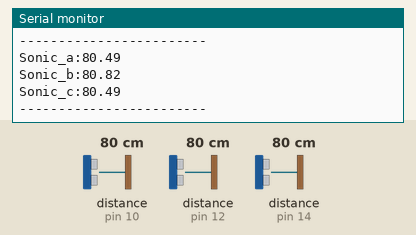
This sketch was run on a simulated Arduino Uno, built with avr-gcc and run on an emulated ATmega328P. Shown: the last lines printed to the serial monitor. Wiring (inferred from the names in the program): 3 × ultrasonic range finder: trigger pin 11, echo pin 10 / trigger pin 13, echo pin 12 / trigger pin 15, echo pin 14. Inputs (shaded band) come from the test bench; at power-on: distance to the obstacle (sensors on pin 10, pin 12, pin 14) 80 cm. The echo pulse lasts 58.3 µs per cm.

Above: at 1.3 s.
1.4 s: distance to the obstacle (sensor on pin 10) set to 2 cm
At 1.87 s:
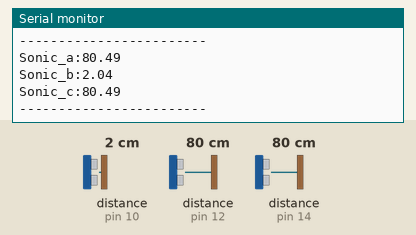
2.9 s: distance to the obstacle (sensor on pin 12) set to 2 cm
At 3.4 s:
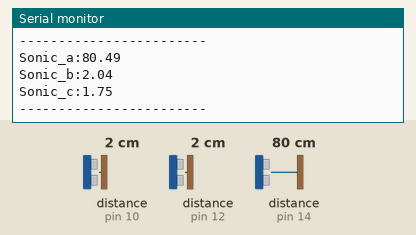
4.4 s: distance to the obstacle (sensor on pin 14) set to 2 cm
At 4.92 s:
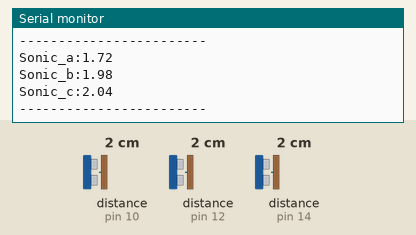
5.9 s: distance to the obstacle (sensor on pin 10) set to 4 cm
At 6.43 s:
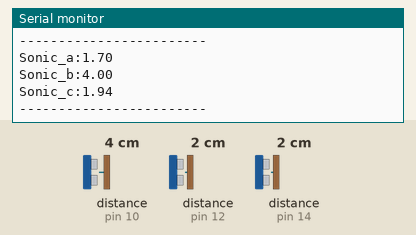
7.4 s: distance to the obstacle (sensor on pin 12) set to 4 cm
At 7.95 s:
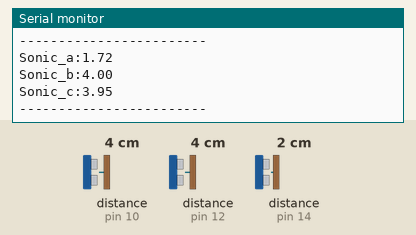
8.9 s: distance to the obstacle (sensor on pin 14) set to 4 cm
Timing chart, 0 to 11.4 s (numbered marks = the images above; inputs shaded):
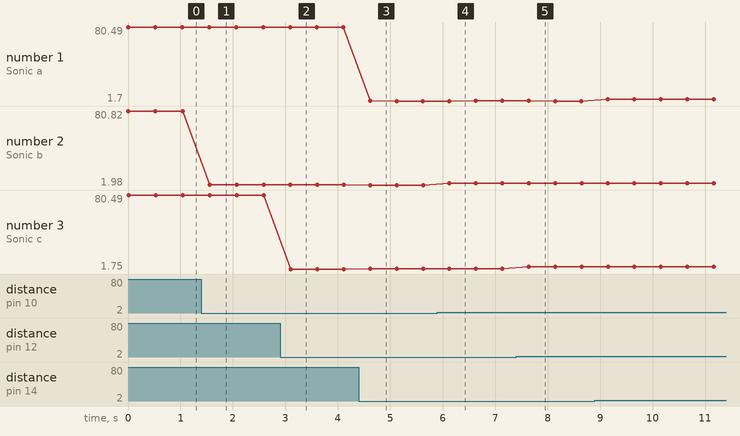

Measured:
- after the input at 1.4 s, the serial monitor: prints a new line after 0.16 s (image 1)
- after the input at 2.9 s, the serial monitor: prints a new line after 0.20 s (image 2)
- after the input at 4.4 s, the serial monitor: prints a new line after 0.22 s (image 3)
- after the input at 5.9 s, the serial monitor: prints a new line after 0.23 s (image 4)
- after the input at 7.4 s, the serial monitor: prints a new line after 0.24 s (image 5)
- plotted number 1: 80.49 → 1.7 after the input at 4.4 s, 1.7 → 3.72 after the input at 8.9 s
- plotted number 2: 80.82 → 2.04 after the input at 1.4 s, 2.04 → 1.98 after the input at 4.4 s, 1.98 → 4 after the input at 5.9 s
- plotted number 3: 80.49 → 1.75 after the input at 2.9 s, 2.04 → 1.94 after the input at 5.9 s, 1.94 → 3.95 after the input at 7.4 s

The sketch:

Ultrasonic_sample.ino
```cpp
#include "Ultrasonic.h"

#define ECHO_PIN_a 14
#define ECHO_PIN_b 10
#define ECHO_PIN_c 12

#define TRIG_PIN_a 15
#define TRIG_PIN_b 11
#define TRIG_PIN_c 13

#define TEMP_NOW 25

//Ultrasonic Sonic_uno(temp,9,8);
Ultrasonic Ultrasonic_a(TEMP_NOW,ECHO_PIN_a,TRIG_PIN_a);
Ultrasonic Ultrasonic_b(TEMP_NOW,ECHO_PIN_b,TRIG_PIN_b);
Ultrasonic Ultrasonic_c(TEMP_NOW,ECHO_PIN_c,TRIG_PIN_c);

void setup() {
  Serial.begin(115200);
}

void loop() {
  //float a = micros();
  //Sonic_uno.measure();
  //for(int i = 0;i < 100;i++){if((i%2)==0)digitalWrite(2,LOW);else digitalWrite(2,HIGH);}
  Serial.print("Sonic_a:");Serial.println(Ultrasonic_a.measure());
  Serial.print("Sonic_b:");Serial.println(Ultrasonic_b.measure());
  Serial.print("Sonic_c:");Serial.println(Ultrasonic_c.measure());
  //Serial.println((micros()-a));
  Serial.println("------------------------");
  delay(500);
}
```

Ultrasonic.cpp
```cpp
#include <Arduino.h>
#include "Ultrasonic.h"

Ultrasonic::Ultrasonic(float temp,int set_echo_pin,int set_trig_pin){
  speed_of_sound = 331.5 + 0.6 * temp; // temp℃の時の音速
  echo_pin = set_echo_pin;
  trig_pin = set_trig_pin;

  pinMode(echo_pin, INPUT );
  pinMode(trig_pin, OUTPUT );
}

float Ultrasonic::measure(){
  digitalWrite(trig_pin, LOW);
  delayMicroseconds(2);
  digitalWrite( trig_pin, HIGH );
  delayMicroseconds( 10 );
  digitalWrite( trig_pin, LOW );
  float duration = pulseIn( echo_pin, HIGH ); // 往復にかかった時間が返却される[マイクロ秒]

  if (duration > 0) {
    duration = duration / 2; // 往路にかかった時間
    float distance = duration * speed_of_sound * 100 / 1000000;//距離
    return distance;
  }else{
    return -1;
  }
}
```

Ultrasonic.h
```cpp
#ifndef __Ultrasonic_H__
#define __Ultrasonic_H__
#include <Arduino.h>

class Ultrasonic {
  public:
    Ultrasonic(float temp,int set_echo_pin,int set_trig_pin);
    float measure();

  private:
    float speed_of_sound;
    int echo_pin;
    int trig_pin;
};

#endif
```
